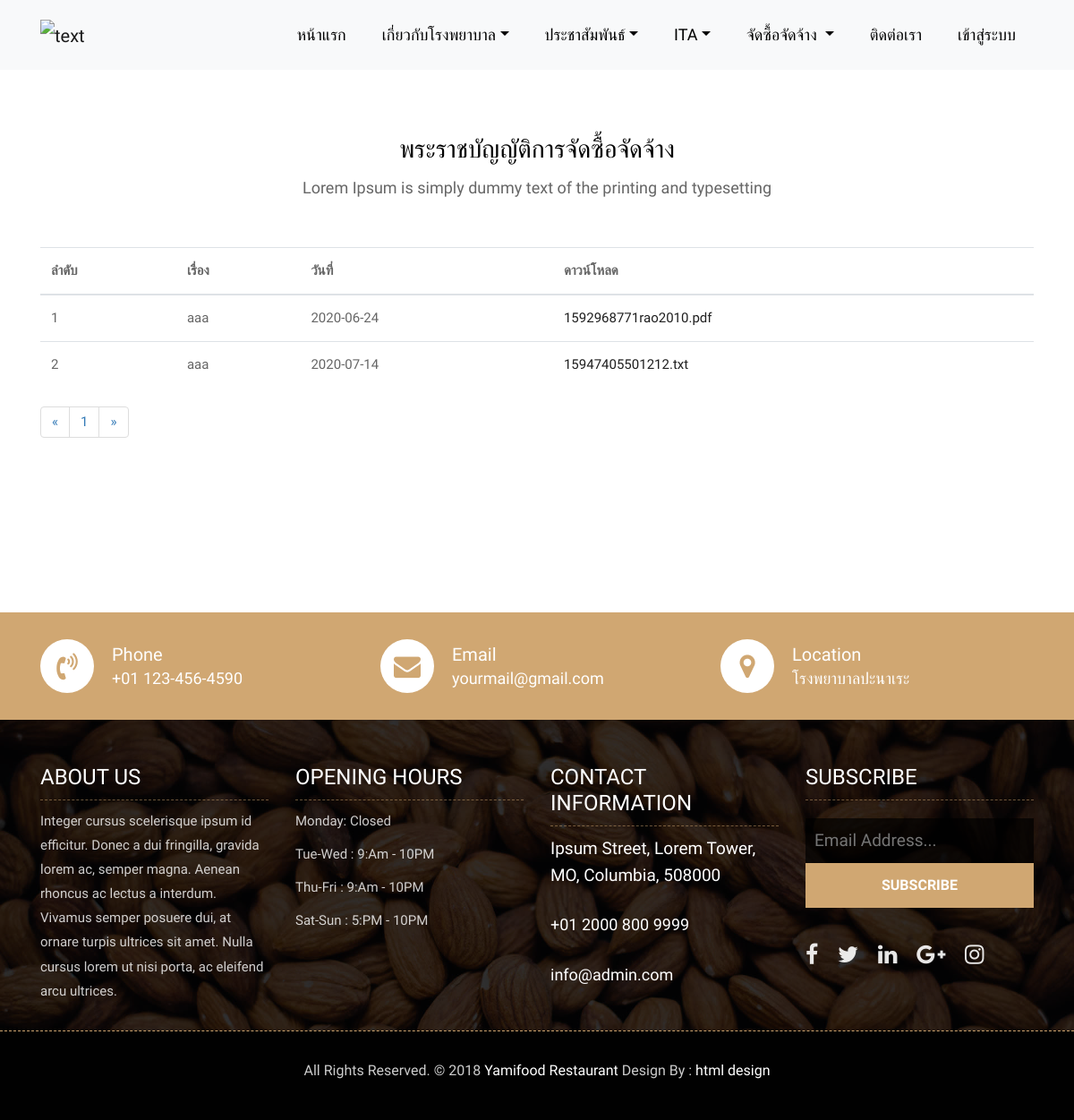
Page /display/commandments.php on the committed database.
### tables this page shows
CREATE TABLE `commandments` (
  `com_id` int(11) NOT NULL COMMENT 'รหัสพระราขบัญญัติการจัดซื้อจัดจ้าง',
  `com_topic` varchar(150) DEFAULT NULL,
  `com_date` date DEFAULT NULL,
  `com_file` varchar(150) DEFAULT NULL
);

### display/commandments.php (the view, shortened to what this page needs)
<?php
include('../config.php');
$sql= "SELECT * FROM commandments";
$query = mysqli_query($conn, $sql);
$perpage = 15;
?>
<!DOCTYPE html>
<html>
<head>
    <link rel="stylesheet" href="../css/bootstrap.min.css">
    <link rel="stylesheet" href="../css/style.css">
    <link rel="stylesheet" href="../css/responsive.css">
    <link rel="stylesheet" href="../css/custom.css">
</head>
<body>
    <div id="container">
        <header>
            <?php include '../menu.php' ?>
        </header>
        <article>
            <div class="table">
            <div class="about-section-box">
                <div class="container">
                <div class="row">
                        <div class="col-lg-12">
                            <div class="heading-title text-center">
                                <h2>พระราชบัญญัติการจัดซื้อจัดจ้าง</h2>
                                <p>Lorem Ipsum is simply dummy text of the printing and typesetting</p>
                            </div>
                        </div>
                    </div>
                        <table>
                            <thead>
                                <tr class="table">
                                    <th class="column1">ลำดับ</th>
                                    <th class="column2">เรื่อง</th>
                                    <th class="column3">วันที่</th>
                                    <th class="column3">ดาวน์โหลด</th>
                                </tr>
                            </thead>
                            <tbody>
                                <?php
										while ($fetch = mysqli_fetch_assoc($query)) {
											?>
                                <tr>
                                    <td class="column1"><?php echo $fetch['com_id'] ?></td>
                                    <td class="column2"><?php echo $fetch['com_topic'] ?></td>
                                    <td class="column3"><?php echo $fetch['com_date'] ?></td>
                                    <td class="column4">
                                    <?php $files=$fetch['com_file']; ?>
                                    <a download="<?php echo $files ?>" href="../uploads/uploads_commandments/<?php echo $files ?>">
                                             <?php echo $fetch['com_file'] ?>
                                            </td>
                                </tr>
                                <?php
										}
										?>
                            </tbody>
                        </table>
                        <?php
								$sql2 = "select * from commandments ";
								$query2 = mysqli_query($conn, $sql2);
								$total_record = mysqli_num_rows($query2);
								$total_page = ceil($total_record / $perpage);
								?>
								<nav>
									<ul class="pagination">
										<li>
											<a href="commandments.php?page=1" aria-label="Previous">
												<span aria-hidden="true">&laquo;</span>
											</a>
										</li>
										<?php for ($i = 1; $i <= $total_page; $i++) { ?>
											<li><a href="commandments.php?page=<?php echo $i; ?>"><?php echo $i; ?></a></li>
										<?php } ?>
										<li>
											<a href="commandments.php?page=<?php echo $total_page; ?>" aria-label="Next">
												<span aria-hidden="true">&raquo;</span>
											</a>
										</li>
									</ul>
								</nav>
                </div>
            </div>
            </div>
            </article>
    </div>
    <nav>
<?php include '../lower.php' ?>
</nav>
</body>
</html>

### css/style.css (style rules this page uses)
body { color: #666666; font-size: 15px; font-family: 'Athiti', sans-serif; line-height: 1.80857; }
a { color: #1f1f1f; text-decoration: none !important; outline: none !important; -webkit-transition: all .3s ease-in-out; -moz-transition: all .3s ease-in-out; -ms-transition: all .3s ease-in-out; -o-transition: all .3s ease-in-out; transition: all .3s ease-in-out; }
h1, h2, h3, h4, h5, h6 { letter-spacing: 0; font-weight: normal; position: relative; padding: 0 0 10px 0; font-weight: normal; line-height: 120% !important; color: #1f1f1f; margin: 0 }
h2 { font-size: 22px }
a { color: #1f1f1f; text-decoration: none; outline: none; }
a, .btn { text-decoration: none !important; outline: none !important; -webkit-transition: all .3s ease-in-out; -moz-transition: all .3s ease-in-out; -ms-transition: all .3s ease-in-out; -o-transition: all .3s ease-in-out; transition: all .3s ease-in-out; }
ul, li, ol { list-style: none; margin: 0px; padding: 0px; }
.about-section-box { padding: 150px 0px; }
.heading-title { margin-bottom: 50px; }
.heading-title h2 { color: #010101; font-size: 28px; font-family: 'Arbutus Slab', serif; }
.heading-title p { font-size: 18px; font-weight: 200; margin: 0px; }

### css/custom.css (style rules this page uses)
.table { width: 100%; }
table { width: 100%; }
.pagination { display:inline-block; padding-left:0; margin:20px 0; border-radius:4px }
.pagination>li { display:inline }
.pagination>li>a,.pagination>li>span { position:relative; float:left; padding:6px 12px; margin-left:-1px; line-height:1.42857143; color:#337ab7; text-decoration:none; background-color:#fff; border:1px solid #ddd }
.pagination>li:first-child>a,.pagination>li:first-child>span { margin-left:0; border-top-left-radius:4px; border-bottom-left-radius:4px }
.pagination>li:last-child>a,.pagination>li:last-child>span { border-top-right-radius:4px; border-bottom-right-radius:4px }

### rows in the picture
commandments: com_id "1", com_topic "aaa", com_date "2020-06-24", com_file "1592968771rao2010.pdf"
commandments: com_id "2", com_topic "aaa", com_date "2020-07-14", com_file "15947405501212.txt"
